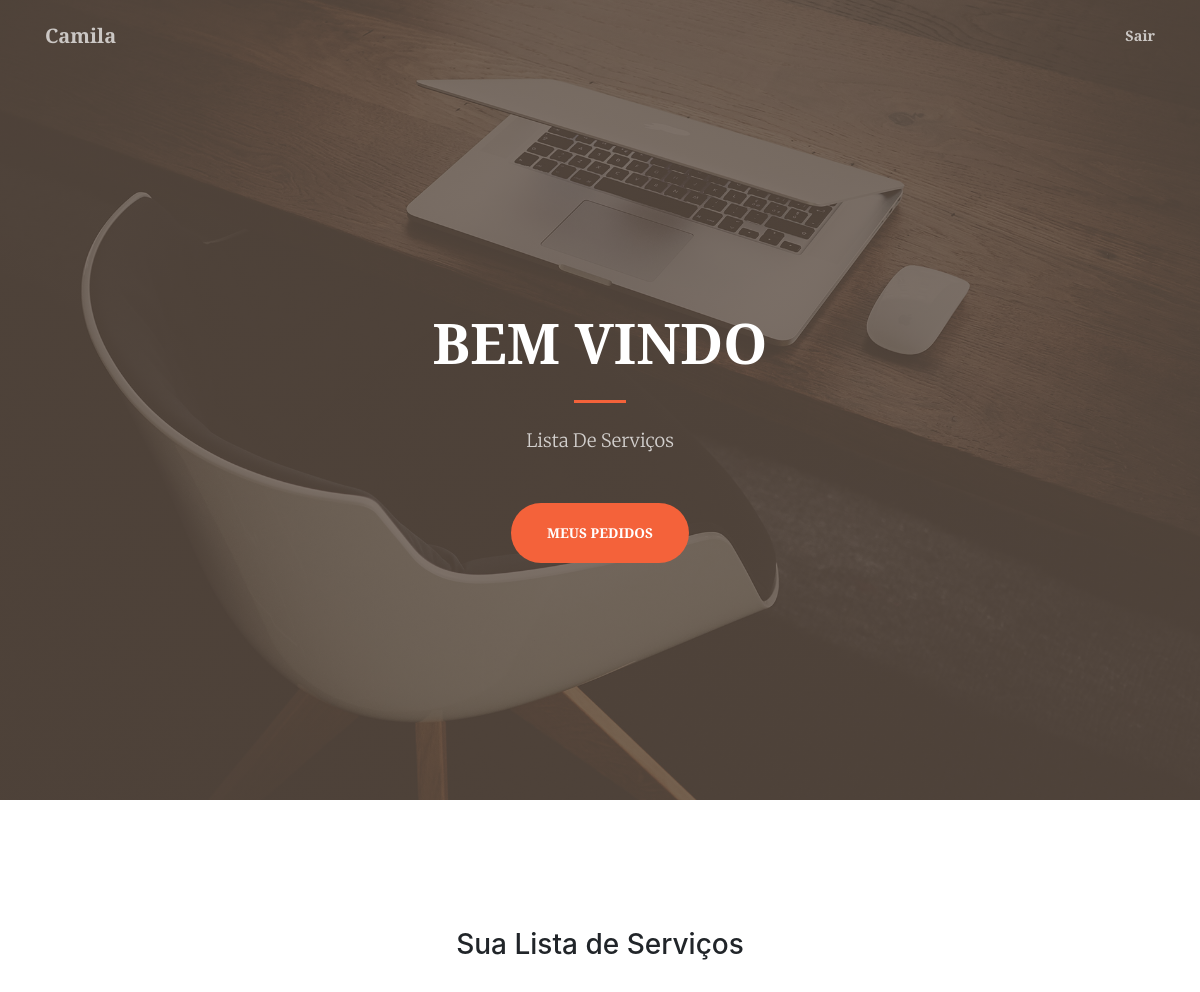
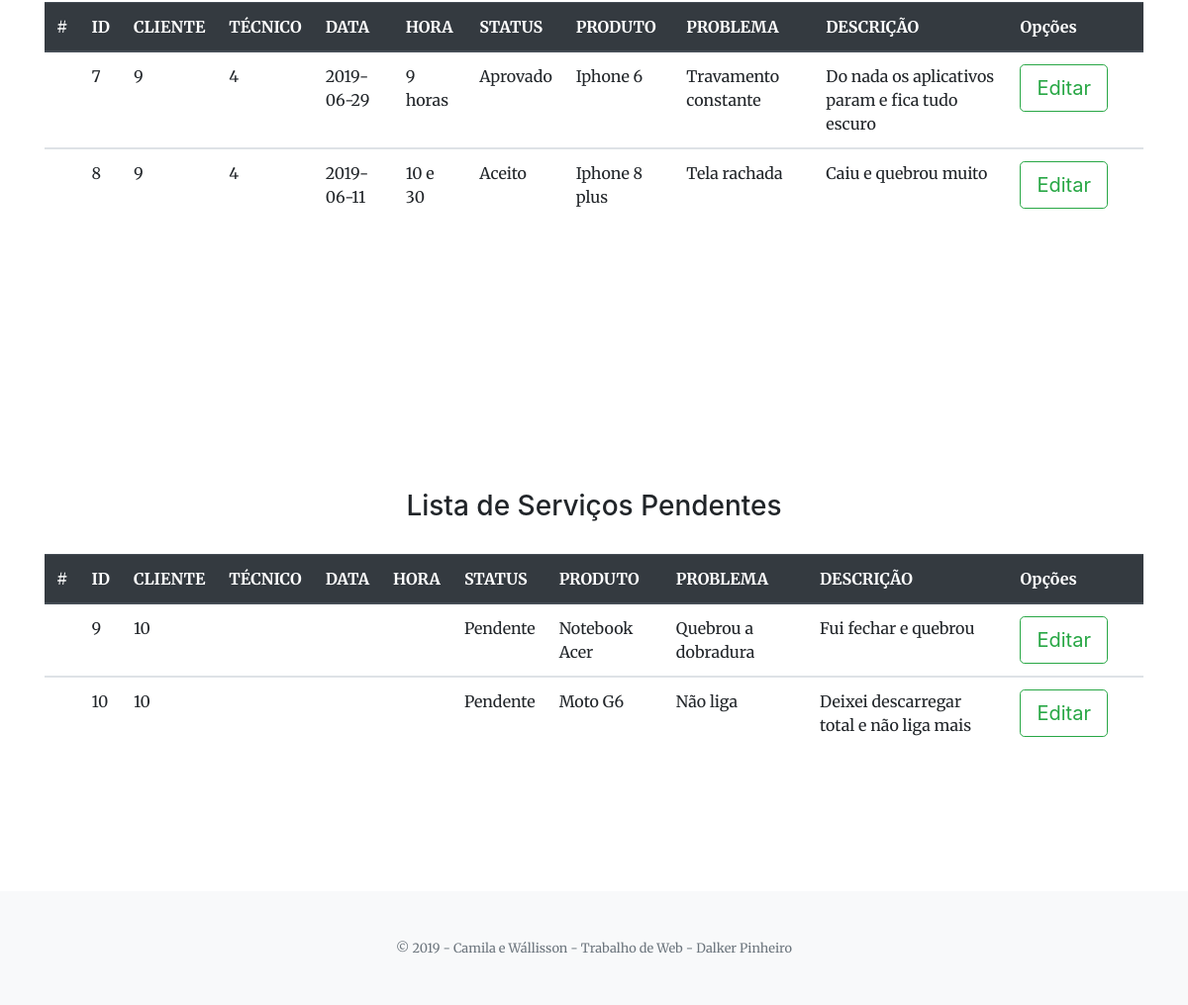
/view/servicosTec.php (signed in), run on the app's committed database (2 pictures, top to bottom).
### tables this page shows
CREATE TABLE `tecnico` (
  `SENHA` varchar(100) DEFAULT NULL,
  `LOGIN` varchar(50) DEFAULT NULL,
  `NOME` varchar(100) DEFAULT NULL,
  `ESPECIALIDADE` varchar(100) DEFAULT NULL,
  `ID` int(11) NOT NULL,
  `EMAIL` varchar(50) DEFAULT NULL,
  `CELULAR` varchar(15) DEFAULT NULL,
  `EMPID` int(11) DEFAULT NULL
);

CREATE TABLE `servico` (
  `DATA` date DEFAULT NULL,
  `HORA` varchar(15) DEFAULT NULL,
  `STATUS` varchar(20) DEFAULT NULL,
  `PRODUTO` varchar(50) DEFAULT NULL,
  `DESCRICAO` varchar(300) DEFAULT NULL,
  `PROBLEMA` varchar(20) DEFAULT NULL,
  `TECID` int(11) DEFAULT NULL,
  `ID` int(11) NOT NULL,
  `CLIENTEID` int(11) DEFAULT NULL
);

### controller/TecnicoDAO.php (called while the page is built, shortened)
<?php
class TecnicoDAO{
	public function carregar($ID){
		include("../config/conexao.php");
		$sql = 'SELECT * FROM tecnico WHERE ID = :ID';
		$consulta = $conexao->prepare($sql);
		$consulta->bindValue(":ID",$ID);
		$consulta->execute();
		return ($consulta->fetchAll(PDO::FETCH_ASSOC));
	}
}
?>

### controller/ServicoDAO.php (called while the page is built, shortened)
<?php
class ServicoDAO{
	public function listarAceitos($cod){
		include("../config/conexao.php");
		$sql = 'SELECT * FROM servico WHERE TECID = '.$cod;
		$consulta = $conexao->prepare($sql);
		$consulta->execute();
		return ($consulta->fetchAll(PDO::FETCH_ASSOC));
	}
		public function listarPendentes(){
		include("../config/conexao.php");
		$sql = 'SELECT * FROM servico WHERE STATUS = "Pendente"';
		$consulta = $conexao->prepare($sql);
		$consulta->execute();
		return ($consulta->fetchAll(PDO::FETCH_ASSOC));
	}
}
?>

### view/servicosTec.php (the view, shortened to what this page needs)
<?php
   include_once("../config/conexao.php");
   include_once ("../controller/TecnicoDAO.php");
   include_once ("../controller/ServicoDAO.php");
     $servicoDAO = new ServicoDAO();
    $tecnicoDao = new TecnicoDAO();
     $servicosTec = $servicoDAO->listarPendentes();
     $servicosTec2 = $servicoDAO->listarAceitos($_SESSION['idTec']);
     $tecnicoid = $_SESSION['idTec'];
     $nome = isset($nome)?$nome:"";
    $dadosTec = $tecnicoDao->carregar($tecnicoid);
      foreach ($dadosTec as $dadoTec) {
        $nome = $dadoTec['NOME'];
      }
	if (!empty($_SESSION['idTec'])) {
?>
    <!DOCTYPE html>
    <html>
    <head>
    </head>
    <link href="../vendor/fontawesome-free/css/all.min.css" rel="stylesheet" type="text/css">
    <link href="../vendor/magnific-popup/magnific-popup.css" rel="stylesheet">
    <link href="../css/creative.min.css" rel="stylesheet">
    <link href="../font/css/open-iconic-bootstrap.scss" rel="stylesheet" type="text/css" href="">
    </head>
    <nav class="navbar navbar-expand-lg navbar-light fixed-top py-3" id="mainNav">
    </nav>
    <body id="page-top">
        <nav class="navbar navbar-expand-lg navbar-light fixed-top py-3" id="mainNav">
            <div class="container">
               <a data-toggle="modal" data-target="#editarInfor" class="navbar-brand js-scroll-trigger" href="#" id=""><?=$nome?></a>
                <div class="collapse navbar-collapse" id="navbarResponsive">
                    <ul class="navbar-nav ml-auto my-2 my-lg-0">
                        <li class="nav-item">
                            <a href="#" id="btSair" class="nav-link js-scroll-trigger" onclick="">Sair</a>
                        </li>
                    </ul>
                </div>
            </div>
        </nav>
        <header class="masthead">
            <div class="container h-100">
                <div class="row h-100 align-items-center justify-content-center text-center">
                    <div class="col-lg-10 align-self-end">
                        <h1 class="text-uppercase text-white font-weight-bold">bem vindo</h1>
                        <hr class="divider my-4">
                    </div>
                    <div class="col-lg-8 align-self-baseline">
                        <p class="text-white-75 font-weight-light mb-5">Lista De Serviços</p>
                        <a class="btn btn-primary btn-xl js-scroll-trigger" href="#about">Meus Pedidos</a>
                    </div>
                </div>
            </div>
        </header>
        <section class="page-section bg-transparent" id="about">
                        <div class="container">
                        <center>  <h3>Sua Lista de Serviços</h3> </center>
                        <br>
                            <div class="table-responsive-lg-">
                                <table class="table table table-hover">
                                    <thead class="thead-dark">
                                        <tr>
                                            <th scope="col">#</th>
                                            <th scope="col">ID</th>
                                            <th scope="col">CLIENTE</th>
                                            <th scope="col">TÉCNICO</th>
                                            <th scope="col">DATA</th>
                                            <th scope="col">HORA</th>
                                            <th scope="col">STATUS</th>
                                            <th scope="col">PRODUTO</th>
                                            <th scope="col">PROBLEMA</th>
                                            <th scope="col">DESCRIÇÃO</th>
                                            <th colspan="2">Opções</th>
                                        </tr>
                                    </thead>
                                    <?php
            foreach ($servicosTec2 as $servicoTec) {
          ?>
                                        <tbody>
                                            <td>
                                                <td scope="row">
                                                    <?=$servicoTec['ID']?>
                                                </td>
                                                <td scope="col">
                                                    <?=$servicoTec['CLIENTEID']?>
                                                </td>
                                                <td scope="col">
                                                    <?=$servicoTec['TECID']?>
                                                </td>
                                                <td scope="col">
                                                    <?=$servicoTec['DATA']?>
                                                </td>
                                                <td scope="col">
                                                    <?=$servicoTec['HORA']?>
                                                </td>
                                                <td scope="col">
                                                    <?=$servicoTec['STATUS']?>
                                                </td>
                                                <td scope="col">
                                                    <?=$servicoTec['PRODUTO']?>
                                                </td>
                                                <td scope="col">
                                                    <?=$servicoTec['PROBLEMA']?>
                                                </td>
                                                <td scope="col">
                                                    <?=$servicoTec['DESCRICAO']?>
                                                </td>
                                                <td scope="col">
                                                    <input onclick="editar('<?=$servicoTec['ID']?>','<?=$servicoTec['CLIENTEID']?>','<?=$_SESSION['idTec']?>', '<?=$servicoTec['DATA']?>', '<?=$servicoTec['HORA']?>', '<?=$servicoTec['STATUS']?>')" type="button" value="Editar" data-toggle="modal" data-target="#editar" class="btn btn-lg btn-outline-success">
                                                </td>
                                                <td scope="col">
                                                </td>
                                            </td>
                                            <?php }
          ?>
                                        </tbody>
                                      </div>
                          </div>
        </section>
         <section class="page-section bg-transparent" id="about">
                        <div class="container">
                        <center>  <h3>Lista de Serviços Pendentes</h3> </center>
                        <br>
                            <div class="table-responsive-lg-">
                                <table class="table table table-hover">
                                    <thead class="thead-dark">
                                        <tr>
                                            <th scope="col">#</th>
                                            <th scope="col">ID</th>
                                            <th scope="col">CLIENTE</th>
                                            <th scope="col">TÉCNICO</th>
                                            <th scope="col">DATA</th>
                                            <th scope="col">HORA</th>
                                            <th scope="col">STATUS</th>
                                            <th scope="col">PRODUTO</th>
                                            <th scope="col">PROBLEMA</th>
                                            <th scope="col">DESCRIÇÃO</th>
                                            <th colspan="2">Opções</th>
                                        </tr>
                                    </thead>
                                    <?php
            foreach ($servicosTec as $servicoTec) {
          ?>
                                        <tbody>
                                            <td>
                                                <td scope="row">
                                                    <?=$servicoTec['ID']?>
                                                </td>
                                                <td scope="col">
                                                    <?=$servicoTec['CLIENTEID']?>
                                                </td>
                                                <td scope="col">
                                                </td>
                                                <td scope="col">
                                                </td>
                                                <td scope="col">
                                                </td>
                                                <td scope="col">
                                                    <?=$servicoTec['STATUS']?>
                                                </td>
                                                <td scope="col">
                                                    <?=$servicoTec['PRODUTO']?>
                                                </td>
                                                <td scope="col">
                                                    <?=$servicoTec['PROBLEMA']?>
                                                </td>
                                                <td scope="col">
                                                    <?=$servicoTec['DESCRICAO']?>
                                                </td>
                                                <td scope="col">
                                                    <input onclick="editar('<?=$servicoTec['ID']?>','<?=$servicoTec['CLIENTEID']?>','<?=$_SESSION['idTec']?>', '<?=$servicoTec['DATA']?>', '<?=$servicoTec['HORA']?>', '<?=$servicoTec['STATUS']?>')" type="button" value="Editar" data-toggle="modal" data-target="#editar" class="btn btn-lg btn-outline-success">
                                                </td>
                                                <td scope="col">
                                                </td>
                                            </td>
                                            <?php }
          ?>
                                        </tbody>
                                      </div>
                          </div>
        </section>
        <footer class="bg-light py-5">
            <div class="container">
                <div class="small text-center text-muted"> &copy; 2019 - Camila e Wállisson - Trabalho de Web - Dalker Pinheiro</div>
            </div>
        </footer>
    </body>
    </html>
    <?php
	}else{
		header('location:../index.php');
	}
?>

### data on the page
tecnico: NOME "Camila"
servico: ID "7", CLIENTEID "9", TECID "4", DATA "2019-06-29", HORA "9 horas", STATUS "Aprovado", PRODUTO "Iphone 6", PROBLEMA "Travamento constante", DESCRICAO "Do nada os aplicativos param e fica tudo escuro"
servico: ID "8", CLIENTEID "9", TECID "4", DATA "2019-06-11", HORA "10 e 30", STATUS "Aceito", PRODUTO "Iphone 8 plus", PROBLEMA "Tela rachada", DESCRICAO "Caiu e quebrou muito"
servico: ID "9", CLIENTEID "10", STATUS "Pendente", PRODUTO "Notebook Acer", PROBLEMA "Quebrou a dobradura", DESCRICAO "Fui fechar e quebrou"
servico: ID "10", CLIENTEID "10", STATUS "Pendente", PRODUTO "Moto G6", PROBLEMA "Não liga", DESCRICAO "Deixei descarregar total e não liga mais"
